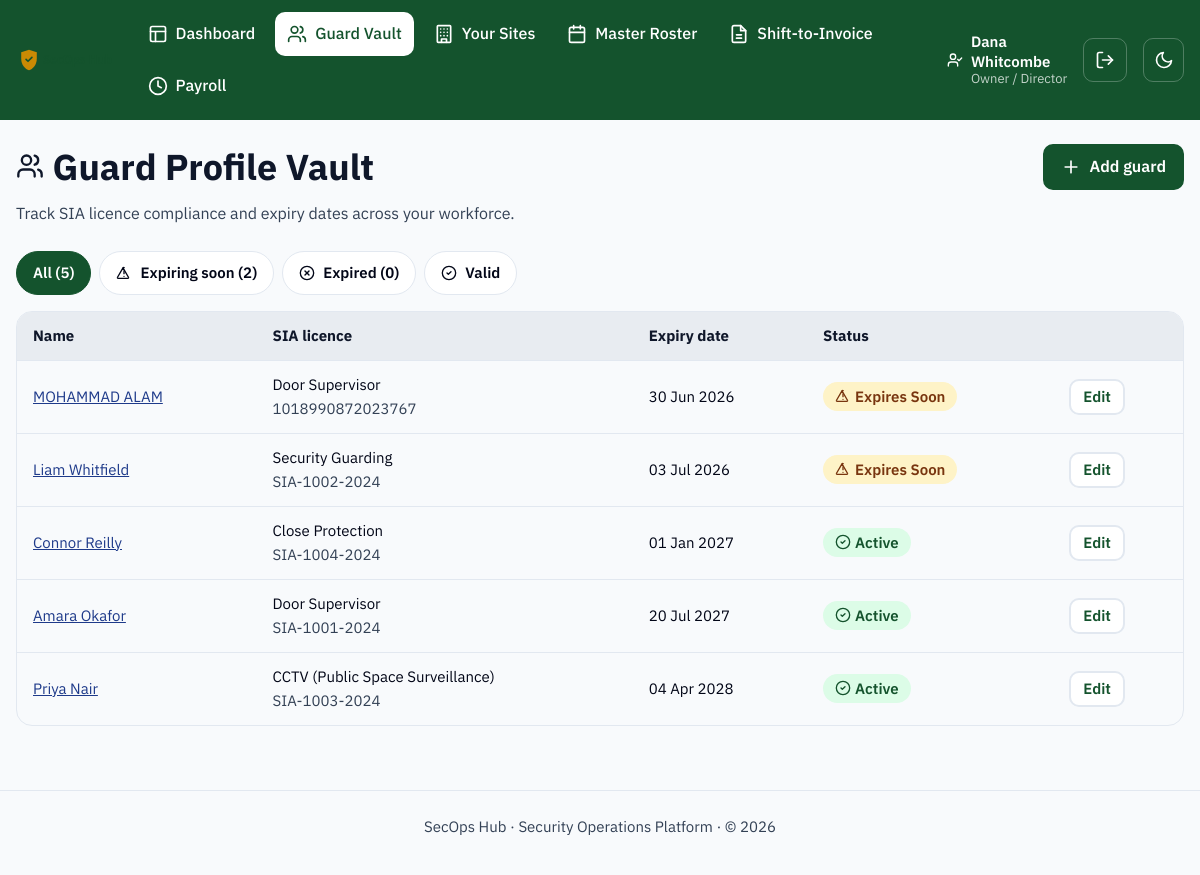
Before: /guards/ (signed in) with the older database file.
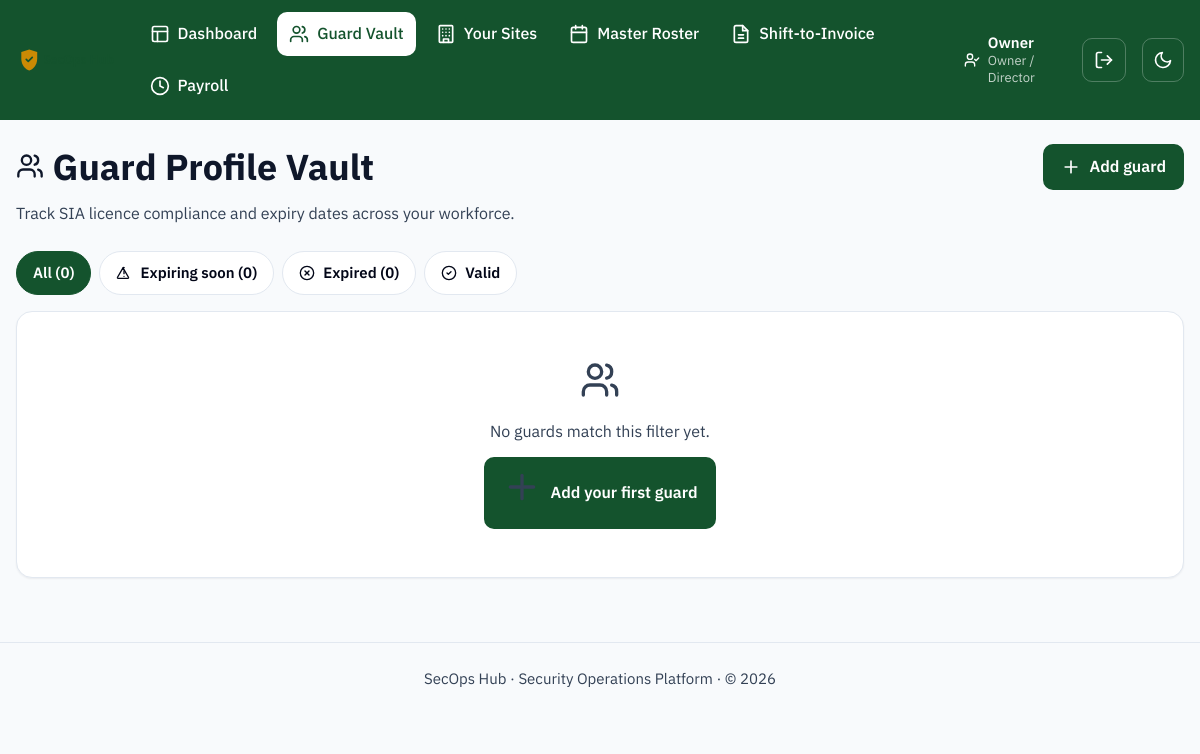
After: the same page with the newer database file.
### models.py (models this page shows, shortened)
class User(UserMixin, db.Model):
    __tablename__ = "users"
    id = db.Column(db.Integer, primary_key=True)
    name = db.Column(db.String(120), nullable=False)
    email = db.Column(db.String(120), unique=True, nullable=False)
    password_hash = db.Column(db.String(255), nullable=False)
    role = db.Column(db.String(30), nullable=False)
    language = db.Column(db.String(10), default="en", nullable=False)
    is_active_account = db.Column(db.Boolean, default=True, nullable=False)
    mfa_secret = db.Column(db.String(32))
    mfa_enabled = db.Column(db.Boolean, default=False, nullable=False)
    guard_id = db.Column(db.Integer, db.ForeignKey("guards.id"), nullable=True)
    created_at = db.Column(db.DateTime, default=datetime.utcnow)
    last_login_at = db.Column(db.DateTime)
    guard = db.relationship("Guard")
    @property
    def role_label(self):
        return ROLE_LABELS.get(self.role, self.role)
    @property
    def is_frontline(self):
        return self.role in FRONTLINE_ROLES

class Guard(db.Model):
    __tablename__ = "guards"
    id = db.Column(db.Integer, primary_key=True)
    employee_number = db.Column(db.String(40), unique=True)
    first_name = db.Column(db.String(80), nullable=False)
    last_name = db.Column(db.String(80), nullable=False)
    email = db.Column(db.String(120))
    phone = db.Column(db.String(30))
    sia_license_number = db.Column(db.String(40), nullable=False, unique=True)
    sia_license_type = db.Column(db.String(60), nullable=False)
    sia_expiry_date = db.Column(db.Date, nullable=False)
    dbs_expiry_date = db.Column(db.Date)
    is_active = db.Column(db.Boolean, default=True, nullable=False)
    pay_rate = db.Column(db.Numeric(8, 2), default=12.00, nullable=False)
    created_at = db.Column(db.DateTime, default=datetime.utcnow)
    bank_account_number = db.Column(db.String(20))
    bank_sort_code = db.Column(db.String(10))
    next_of_kin_name = db.Column(db.String(120))
    next_of_kin_relationship = db.Column(db.String(80))
    next_of_kin_contact = db.Column(db.String(30))
    profile_picture_filename = db.Column(db.String(255))
    sia_card_scan_filename = db.Column(db.String(255))
    shifts = db.relationship("Shift", back_populates="guard")
    @property
    def full_name(self):
        return f"{self.first_name} {self.last_name}"
    @property
    def sia_days_remaining(self):
        return (self.sia_expiry_date - date.today()).days
    @property
    def sia_status(self):
        days = self.sia_days_remaining
        if days < 0:
            return "expired"
        if days <= SIA_EXPIRY_WARNING_DAYS:
            return "warning"
        return "valid"

### blueprints/guards.py (the view)
@guards_bp.route("/")
def list_guards():
    status_filter = request.args.get("status", "all")
    guards = Guard.query.order_by(Guard.sia_expiry_date.asc()).all()
    if status_filter in ("valid", "warning", "expired"):
        guards = [g for g in guards if g.sia_status == status_filter]
    summary = {
        "total": Guard.query.count(),
        "expiring": sum(1 for g in Guard.query.all() if g.sia_status == "warning"),
        "expired": sum(1 for g in Guard.query.all() if g.sia_status == "expired"),
    }
    return render_template(
        "guards/list.html",
        guards=guards,
        status_filter=status_filter,
        summary=summary,
    )

### blueprints/guards.py (called while the page is built)
@guards_bp.before_request
@login_required
def _restrict_to_hr_roles():
    if current_user.role not in HR_ROLES:
        abort(403)

### i18n.py (called while the page is built, shortened)
def _load(lang):
    if lang in _cache:
        return _cache[lang]

def translate(key, lang=DEFAULT_LANGUAGE):
    strings = _load(lang)
    if key in strings:
        return strings[key]
    if lang != DEFAULT_LANGUAGE:
        return _load(DEFAULT_LANGUAGE).get(key, key)
    return key

### templates/guards/list.html (shortened to what this page needs)
{% extends "base.html" %}
{% from "_icons.html" import icon_users, icon_plus, icon_check_circle, icon_alert_triangle, icon_x_circle %}
{% block content %}
  <div class="page-header">
    <div>
      <h1>{{ icon_users("icon icon--lg") }} Guard Profile Vault</h1>
      <p class="page-header__meta">Track SIA licence compliance and expiry dates across your workforce.</p>
    </div>
    <a class="btn btn-primary" href="{{ url_for('guards.new_guard') }}">{{ icon_plus() }} Add guard</a>
  </div>
  <div class="filter-bar" role="group" aria-label="Filter guards by SIA status">
    <a class="filter-chip" {% if status_filter == 'all' %}aria-current="true"{% endif %} href="{{ url_for('guards.list_guards', status='all') }}">
      All ({{ summary.total }})
    </a>
    <a class="filter-chip" {% if status_filter == 'warning' %}aria-current="true"{% endif %} href="{{ url_for('guards.list_guards', status='warning') }}">
      {{ icon_alert_triangle("icon icon--sm") }} Expiring soon ({{ summary.expiring }})
    </a>
    <a class="filter-chip" {% if status_filter == 'expired' %}aria-current="true"{% endif %} href="{{ url_for('guards.list_guards', status='expired') }}">
      {{ icon_x_circle("icon icon--sm") }} Expired ({{ summary.expired }})
    </a>
    <a class="filter-chip" {% if status_filter == 'valid' %}aria-current="true"{% endif %} href="{{ url_for('guards.list_guards', status='valid') }}">
      {{ icon_check_circle("icon icon--sm") }} Valid
    </a>
  </div>
  {% if guards %}
    <div class="table-wrapper">
      <table>
        <thead>
          <tr>
            <th scope="col">Name</th>
            <th scope="col">SIA licence</th>
            <th scope="col">Expiry date</th>
            <th scope="col">Status</th>
            <th scope="col"><span class="visually-hidden">Actions</span></th>
          </tr>
        </thead>
        <tbody>
          {% for guard in guards %}
            <tr>
              <td><a href="{{ url_for('guards.detail', guard_id=guard.id) }}">{{ guard.full_name }}</a></td>
              <td>{{ guard.sia_license_type }}<br><span class="page-header__meta">{{ guard.sia_license_number }}</span></td>
              <td>{{ guard.sia_expiry_date.strftime('%d %b %Y') }}</td>
              <td>
                {% if guard.sia_status == 'valid' %}
                  <span class="badge badge--success">{{ icon_check_circle("icon icon--sm") }} Active</span>
                {% elif guard.sia_status == 'warning' %}
                  <span class="badge badge--warning">{{ icon_alert_triangle("icon icon--sm") }} Expires Soon</span>
                {% else %}
                  <span class="badge badge--danger">{{ icon_x_circle("icon icon--sm") }} Expired</span>
                {% endif %}
              </td>
              <td><a class="btn btn-secondary btn-sm" href="{{ url_for('guards.edit_guard', guard_id=guard.id) }}">Edit</a></td>
            </tr>
          {% endfor %}
        </tbody>
      </table>
    </div>
  {% else %}
    <div class="card empty-state">
      {{ icon_users() }}
      <p>No guards match this filter yet.</p>
      <a class="btn btn-primary" href="{{ url_for('guards.new_guard') }}">{{ icon_plus() }} Add your first guard</a>
    </div>
  {% endif %}
{% endblock %}

### templates/base.html (shortened to what this page needs)
<!doctype html>
<html lang="en">
<head>
  <link rel="stylesheet" href="{{ url_for('static', filename='css/styles.css') }}">
</head>
<body class="{% block body_class %}{% endblock %}">
  {% from "_icons.html" import icon_shield, icon_layout, icon_users, icon_building, icon_invoice, icon_sun, icon_moon, icon_log_out, icon_user_check, icon_clock, icon_calendar %}
  <header class="app-header">
    <div class="app-header__inner">
      <a class="app-header__brand" href="{{ url_for('dashboard') }}">
        <img class="app-header__logo" src="{{ url_for('static', filename='img/logo.svg') }}" alt="SecOps Hub" height="28">
      </a>
      {% if current_user.is_authenticated %}
        <nav class="app-nav" aria-label="Primary">
          {% if not current_user.is_frontline %}
            <a href="{{ url_for('dashboard') }}" {% if request.endpoint == 'dashboard' %}aria-current="page"{% endif %}>
              {{ icon_layout() }} {{ t('nav.dashboard') }}
            </a>
          {% endif %}
          {% if current_user.role in ('owner', 'ops_manager', 'hr_compliance') %}
            <a href="{{ url_for('guards.list_guards') }}" {% if request.endpoint and request.endpoint.startswith('guards.') %}aria-current="page"{% endif %}>
              {{ icon_users() }} {{ t('nav.guards') }}
            </a>
          {% endif %}
          {% if current_user.role in ('owner', 'ops_manager', 'supervisor') %}
            <a href="{{ url_for('sites.list_sites') }}" {% if request.endpoint and request.endpoint.startswith('sites.') %}aria-current="page"{% endif %}>
              {{ icon_building() }} {{ t('nav.sites') }}
            </a>
            <a href="{{ url_for('roster.master') }}" {% if request.endpoint and request.endpoint.startswith('roster.') %}aria-current="page"{% endif %}>
              {{ icon_calendar() }} {{ t('nav.roster') }}
            </a>
          {% endif %}
          {% if current_user.role in ('owner', 'ops_manager') %}
            <a href="{{ url_for('invoices.list_invoices') }}" {% if request.endpoint and request.endpoint.startswith('invoices.') %}aria-current="page"{% endif %}>
              {{ icon_invoice() }} {{ t('nav.invoices') }}
            </a>
          {% endif %}
          {% if current_user.role in ('owner', 'hr_compliance') %}
            <a href="{{ url_for('payroll.overview') }}" {% if request.endpoint and request.endpoint.startswith('payroll.') %}aria-current="page"{% endif %}>
              {{ icon_clock() }} {{ t('nav.payroll') }}
            </a>
          {% endif %}
        </nav>
        <div class="app-header__session">
          <span class="app-header__user">
            {{ icon_user_check("icon icon--sm") }}
            <span>
              <strong>{{ current_user.name }}</strong>
              <small>{{ current_user.role_label }}</small>
            </span>
          </span>
          <form method="post" action="{{ url_for('auth.logout') }}">
            <button type="submit" class="theme-toggle" aria-label="{{ t('nav.logout') }}" title="{{ t('nav.logout') }}">
              {{ icon_log_out() }}
            </button>
          </form>
        </div>
      {% endif %}
      <button type="button" id="theme-toggle" class="theme-toggle" aria-pressed="false" aria-label="Switch to dark mode">
        {{ icon_moon("icon icon-moon") }}
      </button>
    </div>
  </header>
  <main id="main-content" class="app-main">
    {% with messages = get_flashed_messages(with_categories=true) %}
      {% if messages %}
          {% for category, message in messages %}
              {% if category == 'error' %}
                {% from "_icons.html" import icon_x_circle %}
              {% else %}
                {% from "_icons.html" import icon_check_circle %}
              {% endif %}
          {% endfor %}
      {% endif %}
    {% endwith %}
    {% block content %}{% endblock %}
  </main>
  <footer class="app-footer">
    <p>SecOps Hub &middot; Security Operations Platform &middot; &copy; {{ current_year }}</p>
  </footer>
</body>
</html>

### templates/_icons.html (shortened to what this page needs)
{% macro icon_check_circle(class="icon") %}
<svg class="{{ class }}" viewBox="0 0 24 24" fill="none" stroke="currentColor" stroke-width="2" stroke-linecap="round" stroke-linejoin="round" aria-hidden="true" focusable="false">
  <circle cx="12" cy="12" r="10"/>
  <path d="m9 12 2 2 4-4"/>
</svg>
{% endmacro %}
{% macro icon_alert_triangle(class="icon") %}
<svg class="{{ class }}" viewBox="0 0 24 24" fill="none" stroke="currentColor" stroke-width="2" stroke-linecap="round" stroke-linejoin="round" aria-hidden="true" focusable="false">
  <path d="m10.3 3.86 8.4 14.55A1 1 0 0 1 17.86 20H3.14a1 1 0 0 1-.84-1.59L10.7 3.86a1 1 0 0 1 1.6 0Z"/>
  <path d="M12 9v4"/>
  <path d="M12 17h.01"/>
</svg>
{% endmacro %}
{% macro icon_x_circle(class="icon") %}
<svg class="{{ class }}" viewBox="0 0 24 24" fill="none" stroke="currentColor" stroke-width="2" stroke-linecap="round" stroke-linejoin="round" aria-hidden="true" focusable="false">
  <circle cx="12" cy="12" r="10"/>
  <path d="m15 9-6 6"/>
  <path d="m9 9 6 6"/>
</svg>
{% endmacro %}
{% macro icon_building(class="icon") %}
<svg class="{{ class }}" viewBox="0 0 24 24" fill="none" stroke="currentColor" stroke-width="2" stroke-linecap="round" stroke-linejoin="round" aria-hidden="true" focusable="false">
  <rect x="4" y="2" width="16" height="20" rx="1"/>
  <path d="M9 22v-4h6v4"/>
  <path d="M8 6h.01M12 6h.01M16 6h.01M8 10h.01M12 10h.01M16 10h.01M8 14h.01M12 14h.01M16 14h.01"/>
</svg>
{% endmacro %}
{% macro icon_users(class="icon") %}
<svg class="{{ class }}" viewBox="0 0 24 24" fill="none" stroke="currentColor" stroke-width="2" stroke-linecap="round" stroke-linejoin="round" aria-hidden="true" focusable="false">
  <path d="M16 21v-2a4 4 0 0 0-4-4H6a4 4 0 0 0-4 4v2"/>
  <circle cx="9" cy="7" r="4"/>
  <path d="M22 21v-2a4 4 0 0 0-3-3.87"/>
  <path d="M16 3.13a4 4 0 0 1 0 7.75"/>
</svg>
{% endmacro %}
{% macro icon_invoice(class="icon") %}
<svg class="{{ class }}" viewBox="0 0 24 24" fill="none" stroke="currentColor" stroke-width="2" stroke-linecap="round" stroke-linejoin="round" aria-hidden="true" focusable="false">
  <path d="M14 2H6a2 2 0 0 0-2 2v16a2 2 0 0 0 2 2h12a2 2 0 0 0 2-2V8Z"/>
  <path d="M14 2v6h6"/>
  <path d="M9 13h6M9 17h6"/>
</svg>
{% endmacro %}
{% macro icon_plus(class="icon") %}
<svg class="{{ class }}" viewBox="0 0 24 24" fill="none" stroke="currentColor" stroke-width="2" stroke-linecap="round" stroke-linejoin="round" aria-hidden="true" focusable="false">
  <path d="M12 5v14M5 12h14"/>
</svg>
{% endmacro %}
{% macro icon_calendar(class="icon") %}
<svg class="{{ class }}" viewBox="0 0 24 24" fill="none" stroke="currentColor" stroke-width="2" stroke-linecap="round" stroke-linejoin="round" aria-hidden="true" focusable="false">
  <rect x="3" y="4" width="18" height="18" rx="2"/>
  <path d="M16 2v4M8 2v4M3 10h18"/>
</svg>
{% endmacro %}
{% macro icon_layout(class="icon") %}
<svg class="{{ class }}" viewBox="0 0 24 24" fill="none" stroke="currentColor" stroke-width="2" stroke-linecap="round" stroke-linejoin="round" aria-hidden="true" focusable="false">
  <rect x="3" y="3" width="18" height="18" rx="2"/>
  <path d="M3 9h18M9 21V9"/>
</svg>
{% endmacro %}
{% macro icon_moon(class="icon") %}
<svg class="{{ class }}" viewBox="0 0 24 24" fill="none" stroke="currentColor" stroke-width="2" stroke-linecap="round" stroke-linejoin="round" aria-hidden="true" focusable="false">
  <path d="M21 12.79A9 9 0 1 1 11.21 3 7 7 0 0 0 21 12.79Z"/>
</svg>
{% endmacro %}
{% macro icon_log_out(class="icon") %}
<svg class="{{ class }}" viewBox="0 0 24 24" fill="none" stroke="currentColor" stroke-width="2" stroke-linecap="round" stroke-linejoin="round" aria-hidden="true" focusable="false">
  <path d="M9 21H5a2 2 0 0 1-2-2V5a2 2 0 0 1 2-2h4"/>
  <path d="M16 17l5-5-5-5"/>
  <path d="M21 12H9"/>
</svg>
{% endmacro %}
{% macro icon_clock(class="icon") %}
<svg class="{{ class }}" viewBox="0 0 24 24" fill="none" stroke="currentColor" stroke-width="2" stroke-linecap="round" stroke-linejoin="round" aria-hidden="true" focusable="false">
  <circle cx="12" cy="12" r="10"/>
  <path d="M12 6v6l4 2"/>
</svg>
{% endmacro %}
{% macro icon_user_check(class="icon") %}
<svg class="{{ class }}" viewBox="0 0 24 24" fill="none" stroke="currentColor" stroke-width="2" stroke-linecap="round" stroke-linejoin="round" aria-hidden="true" focusable="false">
  <path d="M16 21v-2a4 4 0 0 0-4-4H6a4 4 0 0 0-4 4v2"/>
  <circle cx="9" cy="7" r="4"/>
  <path d="m16 11 2 2 4-4"/>
</svg>
{% endmacro %}

Changed rows visible on the page:
removed Guard: full_name "MOHAMMAD ALAM", sia_license_type "Door Supervisor", sia_license_number "1018990872023767", sia_expiry_date "30 Jun 2026"
removed Guard: full_name "Liam Whitfield", sia_license_type "Security Guarding", sia_license_number "SIA-1002-2024", sia_expiry_date "03 Jul 2026"
removed Guard: full_name "Connor Reilly", sia_license_type "Close Protection", sia_license_number "SIA-1004-2024", sia_expiry_date "01 Jan 2027"
removed Guard: full_name "Amara Okafor", sia_license_type "Door Supervisor", sia_license_number "SIA-1001-2024", sia_expiry_date "20 Jul 2027"
removed Guard: full_name "Priya Nair", sia_license_type "CCTV (Public Space Surveillance)", sia_license_number "SIA-1003-2024", sia_expiry_date "04 Apr 2028"
changed User "Owner / Director": name "Dana Whitcombe" → "Owner"
Other visible differences:
{{ summary.total }}: "5" → "0"
{{ summary.expiring }}: "2" → "0"
text no longer shown: "Name SIA licence Expiry date Status"
text now shown: "No guards match this filter yet. Add your first guard"
